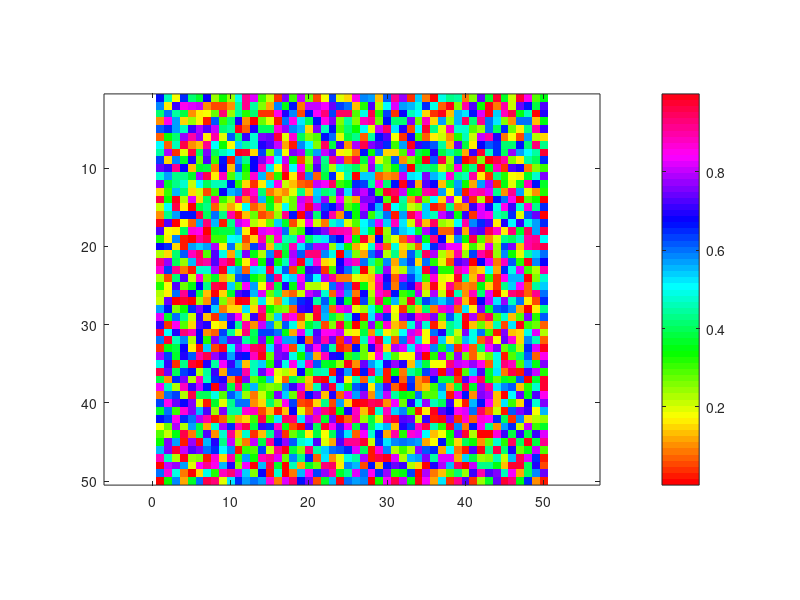

The MATLAB script that drew this image: (Note: this script raises an error after producing the figure.)
clear;clc;close all;
L = 50;
r = 0.05;
n = (L/r)^2;
sigma = 1/4;

j = 10;
kT = 1;

spin = rand(L,L);
figure(1)
imagesc(spin);
axis equal
colormap('hsv')
colorbar
clim([0,2])
title("Spin Lattice")

[spin, X, Y] = XYMetropolis(spin, kT, j, L, n, sigma, 1);
figure(2)
quiver(X,Y);
axis equal
figure(3)
imagesc(spin);
axis equal
colormap('hsv')
colorbar
clim([0,2])
title("Spin Lattice")
